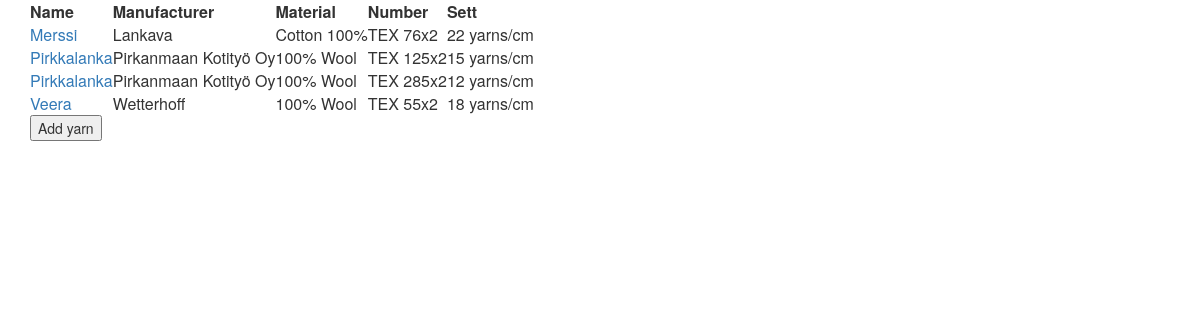
The app's page /planner/yarns, older data.
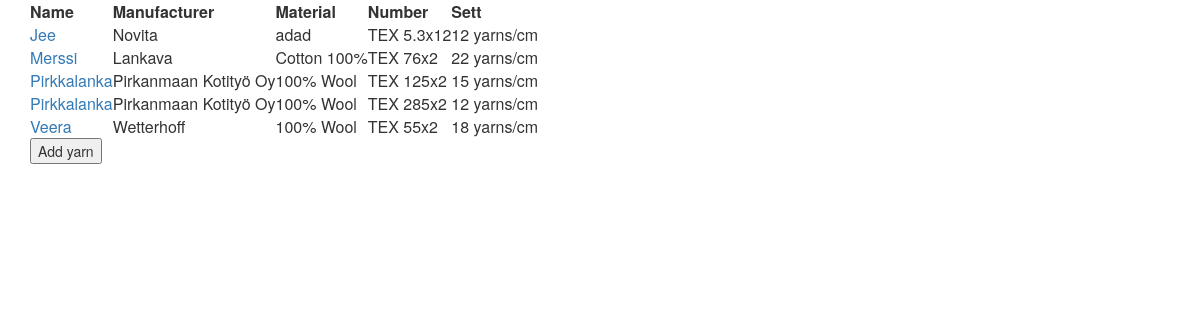
The same page, newer data.
### planner/models.py (models this page shows, shortened)
class Yarn(models.Model):
    name = models.CharField(max_length=200)
    manufacturer = models.ForeignKey(YarnManufacturer, on_delete=models.PROTECT)
    material = models.CharField(max_length=200)
    number = models.CharField(max_length=20,
        validators=[
        RegexValidator('(\d+([,.]?\d*)?){1}[ ]*([xX*/]{1}[ ]*\d*)?',
            message='Examples: "1.2" "5.3x2" "4,6/2"')])
    numbering_system = models.ForeignKey(YarnNumberingSystem, on_delete=models.PROTECT)
    sett = models.IntegerField()

class YarnManufacturer(models.Model):
    name = models.CharField(max_length=200, unique=True)
    def __str__(self):
        return self.name

class YarnNumberingSystem(models.Model):
    name = models.CharField(max_length=3, unique=True)
    help = models.CharField(max_length=200)
    def __str__(self):
        return self.name

### planner/views.py (the view)
# urls.py: path('yarns', views.YarnListView.as_view(), name='yarns'),
class YarnListView(generic.ListView):
    model = Yarn
    context_object_name = 'yarns'
    def get_queryset(self):
        return Yarn.objects.order_by('manufacturer')

### planner/templates/planner/yarn_list.html
{% extends 'base.html' %}
{% block content %}
<table>
    <tr>
        <th>Name</th>
        <th>Manufacturer</th>
        <th>Material</th>
        <th>Number</th>
        <th>Sett</th>
    </tr>
    {% for yarn in yarns %}
    <tr>
        <td><a href="{% url 'planner:yarn_detail' yarn.id %}"> {{ yarn.name}}</a></td>
        <td>{{ yarn.manufacturer}}</td>
        <td>{{yarn.material}}</td>
        <td>{{yarn.numbering_system}} {{yarn.number}}</td>
        <td>{{yarn.sett}} yarns/cm</td>
    </tr>
    {% endfor %}
</table>
<form action="{% url 'planner:yarn_create' %}">
    <input type="submit" value="Add yarn">
</form>
{% endblock %}

Row changes from the older to the newer data that the page shows:
added Yarn: name "Jee", manufacturer "Novita", material "adad", numbering_system "TEX", number "5.3x12", sett "12"
